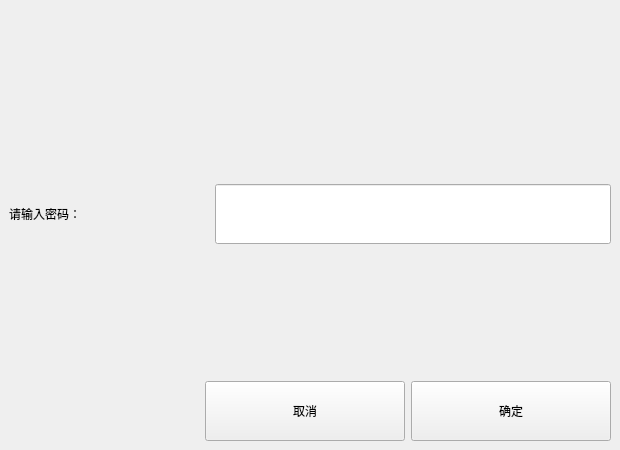
<?xml version="1.0" encoding="UTF-8"?>
<ui version="4.0">
 <class>TitleDialog2</class>
 <widget class="QMainWindow" name="TitleDialog2">
  <property name="geometry">
   <rect>
    <x>0</x>
    <y>0</y>
    <width>620</width>
    <height>450</height>
   </rect>
  </property>
  <property name="minimumSize">
   <size>
    <width>0</width>
    <height>0</height>
   </size>
  </property>
  <property name="maximumSize">
   <size>
    <width>16777215</width>
    <height>16777215</height>
   </size>
  </property>
  <property name="windowTitle">
   <string>MainWindow</string>
  </property>
  <widget class="QWidget" name="centralwidget">
   <property name="styleSheet">
    <string notr="true">#centralwidget {border-image: url(:/icon/yt328_setting/title_dialog_bk.png);}</string>
   </property>
   <layout class="QVBoxLayout" name="verticalLayout">
    <item>
     <spacer name="verticalSpacer">
      <property name="orientation">
       <enum>Qt::Vertical</enum>
      </property>
      <property name="sizeHint" stdset="0">
       <size>
        <width>20</width>
        <height>175</height>
       </size>
      </property>
     </spacer>
    </item>
    <item>
     <layout class="QHBoxLayout" name="horizontalLayout_2">
      <item>
       <widget class="QLabel" name="label">
        <property name="minimumSize">
         <size>
          <width>200</width>
          <height>0</height>
         </size>
        </property>
        <property name="maximumSize">
         <size>
          <width>200</width>
          <height>16777215</height>
         </size>
        </property>
        <property name="text">
         <string>请输入密码：</string>
        </property>
       </widget>
      </item>
      <item>
       <widget class="QLineEdit" name="lineEdit">
        <property name="minimumSize">
         <size>
          <width>0</width>
          <height>60</height>
         </size>
        </property>
        <property name="maximumSize">
         <size>
          <width>16777215</width>
          <height>60</height>
         </size>
        </property>
       </widget>
      </item>
     </layout>
    </item>
    <item>
     <spacer name="verticalSpacer_2">
      <property name="orientation">
       <enum>Qt::Vertical</enum>
      </property>
      <property name="sizeHint" stdset="0">
       <size>
        <width>20</width>
        <height>40</height>
       </size>
      </property>
     </spacer>
    </item>
    <item>
     <layout class="QHBoxLayout" name="horizontalLayout">
      <item>
       <spacer name="horizontalSpacer">
        <property name="orientation">
         <enum>Qt::Horizontal</enum>
        </property>
        <property name="sizeHint" stdset="0">
         <size>
          <width>40</width>
          <height>20</height>
         </size>
        </property>
       </spacer>
      </item>
      <item>
       <widget class="QPushButton" name="pushButton_2">
        <property name="minimumSize">
         <size>
          <width>200</width>
          <height>60</height>
         </size>
        </property>
        <property name="maximumSize">
         <size>
          <width>200</width>
          <height>60</height>
         </size>
        </property>
        <property name="text">
         <string>取消</string>
        </property>
       </widget>
      </item>
      <item>
       <widget class="QPushButton" name="pushButton">
        <property name="minimumSize">
         <size>
          <width>200</width>
          <height>60</height>
         </size>
        </property>
        <property name="maximumSize">
         <size>
          <width>200</width>
          <height>60</height>
         </size>
        </property>
        <property name="sizeIncrement">
         <size>
          <width>200</width>
          <height>60</height>
         </size>
        </property>
        <property name="text">
         <string>确定</string>
        </property>
       </widget>
      </item>
     </layout>
    </item>
   </layout>
  </widget>
 </widget>
 <resources/>
 <connections/>
</ui>
